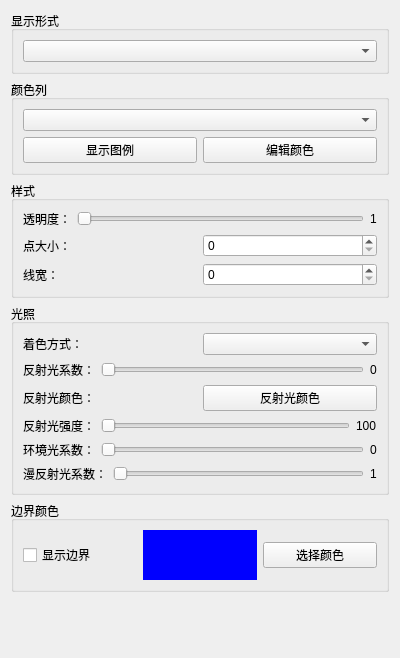
<?xml version="1.0" encoding="UTF-8"?>
<ui version="4.0">
 <class>FCPostProcessingDisplayPage</class>
 <widget class="QWidget" name="FCPostProcessingDisplayPage">
  <property name="geometry">
   <rect>
    <x>0</x>
    <y>0</y>
    <width>400</width>
    <height>658</height>
   </rect>
  </property>
  <property name="windowTitle">
   <string>显示</string>
  </property>
  <layout class="QVBoxLayout" name="verticalLayout_Display">
   <item>
    <widget class="QGroupBox" name="groupBoxDisplayForm">
     <property name="title">
      <string>显示形式</string>
     </property>
     <layout class="QHBoxLayout" name="horizontalLayout_DisplayForm">
      <item>
       <widget class="QComboBox" name="comboBoxDisplayForm"/>
      </item>
     </layout>
    </widget>
   </item>
   <item>
    <widget class="QGroupBox" name="groupBoxColorColumn">
     <property name="title">
      <string>颜色列</string>
     </property>
     <layout class="QVBoxLayout" name="verticalLayout_ColorColumn">
      <item>
       <widget class="QComboBox" name="comboBoxColorColumn"/>
      </item>
      <item>
       <layout class="QHBoxLayout" name="horizontalLayout_ColorButtons">
        <item>
         <widget class="QPushButton" name="pushButtonShowLegend">
          <property name="text">
           <string>显示图例</string>
          </property>
         </widget>
        </item>
        <item>
         <widget class="QPushButton" name="pushButtonEditColor">
          <property name="text">
           <string>编辑颜色</string>
          </property>
         </widget>
        </item>
       </layout>
      </item>
     </layout>
    </widget>
   </item>
   <item>
    <widget class="QGroupBox" name="groupBoxStyle">
     <property name="title">
      <string>样式</string>
     </property>
     <layout class="QVBoxLayout" name="verticalLayout_Style">
      <item>
       <layout class="QHBoxLayout" name="horizontalLayout_Transparency">
        <item>
         <widget class="QLabel" name="labelTransparency">
          <property name="text">
           <string>透明度：</string>
          </property>
         </widget>
        </item>
        <item>
         <widget class="QSlider" name="sliderTransparency">
          <property name="orientation">
           <enum>Qt::Horizontal</enum>
          </property>
         </widget>
        </item>
        <item>
         <widget class="QLabel" name="labelTransparencyValue">
          <property name="text">
           <string>1</string>
          </property>
         </widget>
        </item>
       </layout>
      </item>
      <item>
       <layout class="QHBoxLayout" name="horizontalLayout_PointSize">
        <item>
         <widget class="QLabel" name="labelPointSize">
          <property name="text">
           <string>点大小：</string>
          </property>
         </widget>
        </item>
        <item>
         <widget class="QSpinBox" name="spinBoxPointSize"/>
        </item>
       </layout>
      </item>
      <item>
       <layout class="QHBoxLayout" name="horizontalLayout_LineWidth">
        <item>
         <widget class="QLabel" name="labelLineWidth">
          <property name="text">
           <string>线宽：</string>
          </property>
         </widget>
        </item>
        <item>
         <widget class="QSpinBox" name="spinBoxLineWidth"/>
        </item>
       </layout>
      </item>
     </layout>
    </widget>
   </item>
   <item>
    <widget class="QGroupBox" name="groupBoxLighting">
     <property name="title">
      <string>光照</string>
     </property>
     <layout class="QVBoxLayout" name="verticalLayout_Lighting">
      <item>
       <layout class="QHBoxLayout" name="horizontalLayout_ShadingMethod">
        <item>
         <widget class="QLabel" name="labelShadingMethod">
          <property name="text">
           <string>着色方式：</string>
          </property>
         </widget>
        </item>
        <item>
         <widget class="QComboBox" name="comboBoxShadingMethod"/>
        </item>
       </layout>
      </item>
      <item>
       <layout class="QHBoxLayout" name="horizontalLayout_SpecularCoefficient">
        <item>
         <widget class="QLabel" name="labelSpecularCoefficient">
          <property name="text">
           <string>反射光系数：</string>
          </property>
         </widget>
        </item>
        <item>
         <widget class="QSlider" name="sliderSpecularCoefficient">
          <property name="orientation">
           <enum>Qt::Horizontal</enum>
          </property>
         </widget>
        </item>
        <item>
         <widget class="QLabel" name="labelSpecularCoefficientValue">
          <property name="text">
           <string>0</string>
          </property>
         </widget>
        </item>
       </layout>
      </item>
      <item>
       <layout class="QHBoxLayout" name="horizontalLayout_SpecularColor">
        <item>
         <widget class="QLabel" name="labelSpecularColor">
          <property name="text">
           <string>反射光颜色：</string>
          </property>
         </widget>
        </item>
        <item>
         <widget class="QPushButton" name="pushButtonSpecularColor">
          <property name="text">
           <string>反射光颜色</string>
          </property>
         </widget>
        </item>
       </layout>
      </item>
      <item>
       <layout class="QHBoxLayout" name="horizontalLayout_SpecularIntensity">
        <item>
         <widget class="QLabel" name="labelSpecularIntensity">
          <property name="text">
           <string>反射光强度：</string>
          </property>
         </widget>
        </item>
        <item>
         <widget class="QSlider" name="sliderSpecularIntensity">
          <property name="orientation">
           <enum>Qt::Horizontal</enum>
          </property>
         </widget>
        </item>
        <item>
         <widget class="QLabel" name="labelSpecularIntensityValue">
          <property name="text">
           <string>100</string>
          </property>
         </widget>
        </item>
       </layout>
      </item>
      <item>
       <layout class="QHBoxLayout" name="horizontalLayout_AmbientCoefficient">
        <item>
         <widget class="QLabel" name="labelAmbientCoefficient">
          <property name="text">
           <string>环境光系数：</string>
          </property>
         </widget>
        </item>
        <item>
         <widget class="QSlider" name="sliderAmbientCoefficient">
          <property name="orientation">
           <enum>Qt::Horizontal</enum>
          </property>
         </widget>
        </item>
        <item>
         <widget class="QLabel" name="labelAmbientCoefficientValue">
          <property name="text">
           <string>0</string>
          </property>
         </widget>
        </item>
       </layout>
      </item>
      <item>
       <layout class="QHBoxLayout" name="horizontalLayout_DiffuseCoefficient">
        <item>
         <widget class="QLabel" name="labelDiffuseCoefficient">
          <property name="text">
           <string>漫反射光系数：</string>
          </property>
         </widget>
        </item>
        <item>
         <widget class="QSlider" name="sliderDiffuseCoefficient">
          <property name="orientation">
           <enum>Qt::Horizontal</enum>
          </property>
         </widget>
        </item>
        <item>
         <widget class="QLabel" name="labelDiffuseCoefficientValue">
          <property name="text">
           <string>1</string>
          </property>
         </widget>
        </item>
       </layout>
      </item>
     </layout>
    </widget>
   </item>
   <item>
    <widget class="QGroupBox" name="groupBoxBoundaryColor">
     <property name="title">
      <string>边界颜色</string>
     </property>
     <layout class="QVBoxLayout" name="verticalLayout_BoundaryColor">
      <item>
       <layout class="QHBoxLayout" name="horizontalLayout_BoundaryVisibility">
        <item>
         <widget class="QCheckBox" name="checkBoxBoundaryVisibility">
          <property name="text">
           <string>显示边界</string>
          </property>
         </widget>
        </item>
        <item>
         <widget class="QLabel" name="labelBoundaryColor">
          <property name="minimumSize">
           <size>
            <width>0</width>
            <height>50</height>
           </size>
          </property>
          <property name="styleSheet">
           <string>background-color: rgb(0, 0, 255);</string>
          </property>
          <property name="text">
           <string/>
          </property>
         </widget>
        </item>
        <item>
         <widget class="QPushButton" name="pushButtonBoundaryColor">
          <property name="text">
           <string>选择颜色</string>
          </property>
         </widget>
        </item>
       </layout>
      </item>
     </layout>
    </widget>
   </item>
   <item>
    <spacer name="verticalSpacer_Display">
     <property name="orientation">
      <enum>Qt::Vertical</enum>
     </property>
     <property name="sizeHint" stdset="0">
      <size>
       <width>20</width>
       <height>40</height>
      </size>
     </property>
    </spacer>
   </item>
  </layout>
 </widget>
 <resources/>
 <connections/>
</ui>
